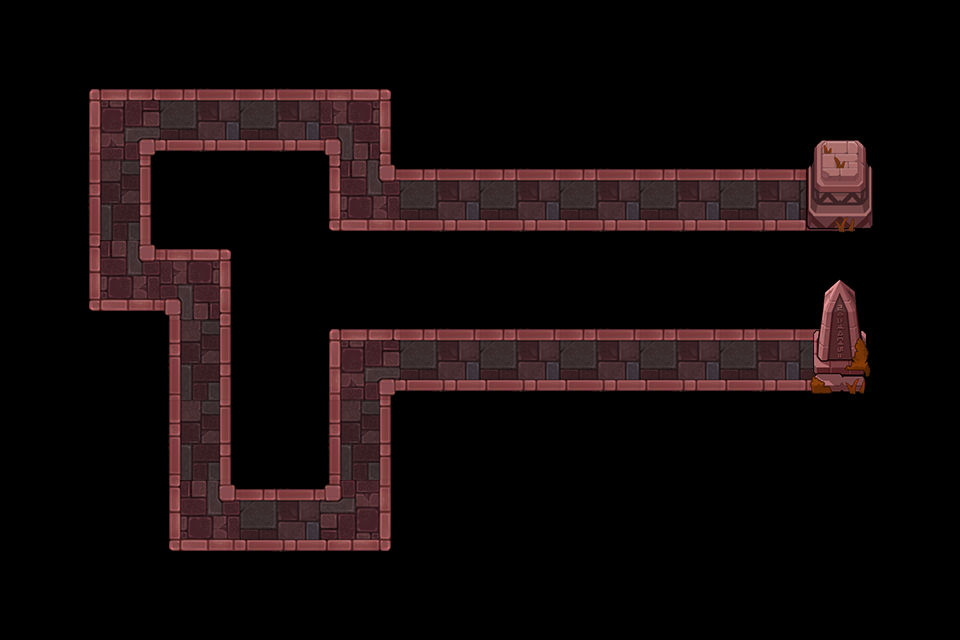

A 2D game scene composited from a Tiled map and its tileset images. What follows is a short description and the map's XML, with each tile layer's data collapsed to a summary:
An orthogonal 12x8 tile map with 80x80 px tiles, 2 tile layers (road, object) and 20 objects (P0, P1, P2, P3, P4, ...).

<map version="1.0" tiledversion="1.0.3" orientation="orthogonal" renderorder="right-down" width="12" height="8" tilewidth="80" tileheight="80" nextobjectid="24">
 <tileset firstgid="1" name="huodong" tilewidth="80" tileheight="80" tilecount="15" columns="5">
  <image source="huodong.png" width="400" height="240" />
 </tileset>
 <layer name="road" width="12" height="8">
  <data>[96 cells, 27 non-empty, 7 distinct tile ids]</data>
 </layer>
 <layer name="object" width="12" height="8">
  <data>[96 cells, 4 non-empty, 4 distinct tile ids]</data>
 </layer>
 <objectgroup name="path" visible="0">
  <object id="1" name="P0" x="800" y="200" />
  <object id="2" name="P1" x="360" y="200" />
  <object id="3" name="P2" x="360" y="120" />
  <object id="4" name="P3" x="120" y="120" />
  <object id="5" name="P4" x="120" y="280" />
  <object id="6" name="P5" x="200" y="280" />
  <object id="7" name="P6" x="200" y="520" />
  <object id="8" name="P7" x="360" y="520" />
  <object id="9" name="P8" x="360" y="360" />
  <object id="10" name="P9" x="800" y="360" />
  <object id="11" name="O0" x="880" y="80" width="80" height="400" />
  <object id="12" name="O1" x="400" y="80" width="400" height="80" />
  <object id="13" name="O2" x="320" y="240" width="480" height="80" />
  <object id="14" name="O3" x="160" y="160" width="160" height="80" />
  <object id="16" name="O4" x="0" y="80" width="80" height="240" />
  <object id="17" name="O5" x="0" y="320" width="160" height="160" />
  <object id="18" name="O6" x="240" y="240" width="80" height="240" />
  <object id="20" name="O7" x="160" y="560" width="240" height="80" />
  <object id="21" name="O8" x="400" y="400" width="480" height="80" />
  <object id="22" name="O9" x="400" y="480" width="400" height="160" />
 </objectgroup>
</map>
